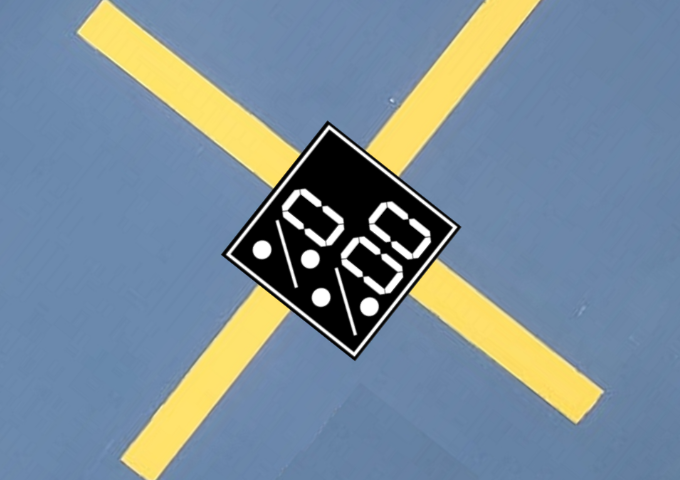
#> input picture digits_display/task3_digits_version10/dig0_0_00000.png, 680 x 480 px
$ python -i util_interpret_digits.py   (imports and definitions only)   (older library calls are emulated)
#> lines starting #> are read from the running program, lines starting #| are printed output that depends on the picture; after the words box and inside, x2 and y2 are one past the last pixel; in counts of white or black regions, pixels touching at a corner belong together
'''
Some utility functions to detect digits in Phase 3 Petrobras

Refs:
https://docs.opencv.org/3.4/d9/d8b/tutorial_py_contours_hierarchy.html
https://github.com/gabrielburnworth/SSD-Reader/blob/master/SSD_Reader.py
https://docs.opencv.org/3.4/dd/d49/tutorial_py_contour_features.html
https://docs.opencv.org/master/d3/dc0/group__imgproc__shape.html#gadf1ad6a0b82947fa1fe3c3d497f260e0
https://answers.opencv.org/question/215531/python-cv2drawcontours-function-is-not-drawing-contours-i-dont-have-any-error-in-the-program-i-need-help/

https://stackoverflow.com/questions/50432349/combine-contours-vertically-and-get-convex-hull-opencv-python
'''
import os
import cv2
import numpy as np
from matplotlib import pyplot as plt
from copy import deepcopy

#use True to see some images
is_debug_enabled = False
show_plots_to_debug = False

##############################################

drone_debug = False

# [18 lines not run here, left out]

##############################################


#Key parameter for extracting white pixels in HSV color space
#This was setup by Ailton:
low_white_display = (0, 0, 131)
high_white_display = (0, 0, 255)

#Parameters for morphology
blur_block_size = 25 # odd
threshold_block_size = 31 #31 # odd
threshold_constant = 3
threshold = 110 # region average pixel value segment detection limit
morph_block_size = 8

# [41 lines left out: functions binarize_image, noise_filter, plot_digit_images, expand_image_to_given_size, not called in this run]

'''
# (x,y) top-left  (x,y) bottom-right
'''
# [15 lines left out: function crop_image, not called in this run]

'''
#returns 5 images in a list: resized one with num_pixels_output_image pixels
# and 4 images with "digits" each with num_pixels_each_digit pixels
'''
# [176 lines left out: functions extract_digits_from_display, get_best_rotation_angle, resize_template, rotate_bound, get_extrema_of_contour, not called in this run]

# TODO Ailton diz para usar morphologia OPEN no inicio
def process_image_with_morphology(image):
    #thresh = cv2.morphologyEx(thresh, cv2.MORPH_OPEN,
    #      np.ones((morph_block_size, morph_block_size), np.uint8))
    gray = image
    if len(image.shape) == 3:
        gray = cv2.cvtColor(image, cv2.COLOR_BGR2GRAY)
    blur = cv2.GaussianBlur(gray, (blur_block_size, blur_block_size), 0)
    thresh = cv2.adaptiveThreshold(blur, 255,
          cv2.ADAPTIVE_THRESH_GAUSSIAN_C, cv2.THRESH_BINARY,
          threshold_block_size, threshold_constant)
    thresh = cv2.morphologyEx(thresh, cv2.MORPH_ERODE,
    #thresh = cv2.morphologyEx(thresh, cv2.MORPH_DILATE,
          np.ones((morph_block_size, morph_block_size), np.uint8))
    #invert
    thresh = 255 - thresh
    return thresh

def extract_region_given_contour(image, cnt):
    x,y,w,h = cv2.boundingRect(cnt)
    if show_plots_to_debug:
        image2 = deepcopy(image)
        cv2.rectangle(image2,(x,y),(x+w,y+h),(0,255,0),2)
        cv2.imshow('2', image2)
        cv2.waitKey(0)

    return image[y:y+h,x:x+w]
    #return image[y:y+h,x:x+w,:]

def find_contour_of_maximum_area(contours):
    max_area = -1
    max_area_index = -1
    for index, c in enumerate(contours):
        area = cv2.contourArea(c)
        if is_debug_enabled:
            print(index, 'area=', area)
        if area > max_area:
            max_area = area
            max_area_index = index
        index += 1
    c = contours[max_area_index]
    return c

# [24 lines left out: functions create_contour, get_display_contour, write_line, not called in this run]

def step_1_find_largest_display_candidate(original_image):
    image = process_image_with_morphology(original_image)
    if show_plots_to_debug:
        cv2.imshow('1', image)
        cv2.waitKey(0)
    contours, hierarchy = cv2.findContours(image, cv2.RETR_EXTERNAL, cv2.CHAIN_APPROX_NONE)
    if is_debug_enabled:
        print('# contours = ', len(contours))
    c = find_contour_of_maximum_area(contours)
    region = extract_region_given_contour(original_image, c)
    return region

# [187 lines left out: functions step_2_find_display_bounding_box, step_3_rotate_display, step_all_from_camera_to_rotated_display, is_there_a_digit_display_in_this_image, not called in this run]

>>> import cv2
>>> picture = cv2.imread('../task3_digits_version10/dig0_0_00000.png')
#> picture is the input picture: shape (480, 680, 3); mean B, G, R 152.6, 139.1, 120.8
>>> result = step_1_find_largest_display_candidate(picture)
#> in process_image_with_morphology, `gray = cv2.cvtColor(image, cv2.COLOR_BGR2GRAY)`:
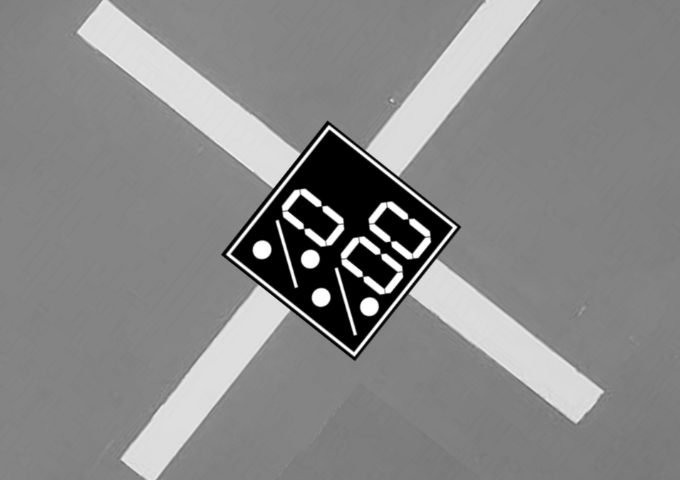
#> gray: shape (480, 680); min 0, max 255, mean 135.1
#> in process_image_with_morphology, `blur = cv2.GaussianBlur(gray, (blur_block_size, blur_block_size), 0)`:
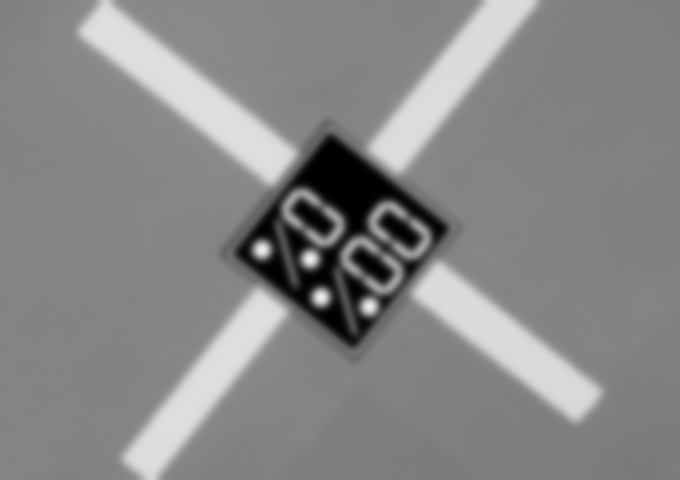
#> blur: shape (480, 680); min 0, max 236, mean 135.1
#> in process_image_with_morphology, `thresh = cv2.adaptiveThreshold(blur, 255, cv2.ADAPTIVE_THRESH_GAUSSIAN..`:
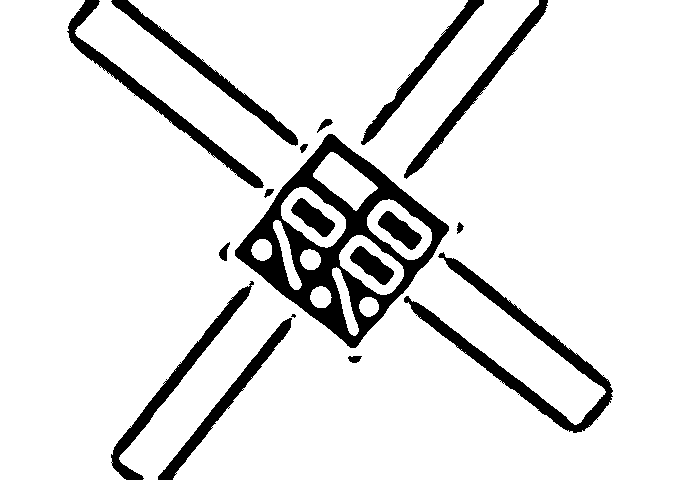
#> thresh: shape (480, 680); 89.2% white; 18 black regions (1 under 20 px), largest, box (x1, y1, x2, y2) and area: (235, 134, 449, 348) 12406, (404, 252, 613, 433) 5119, (67, 0, 264, 188) 3082
#> in process_image_with_morphology, `thresh = cv2.morphologyEx(thresh, cv2.MORPH_ERODE,`:
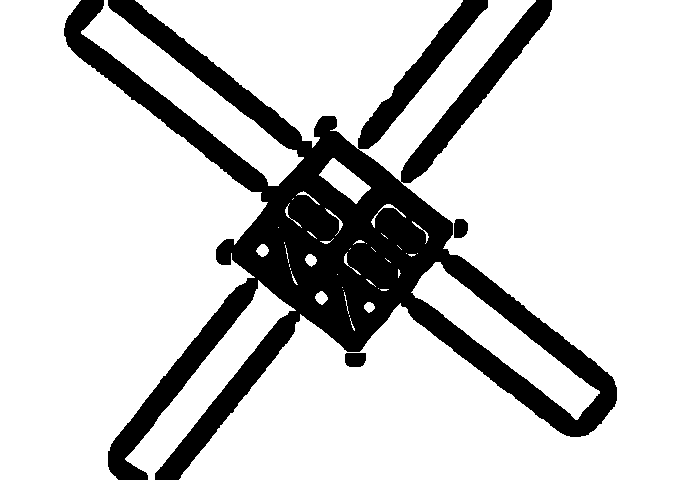
#> thresh: shape (480, 680); 79.9% white; 3 black regions, box (x1, y1, x2, y2) and area: (64, 0, 617, 480) 65201, (345, 353, 366, 367) 271, (454, 219, 468, 238) 233
#> in process_image_with_morphology, `thresh = 255 - thresh`: thresh: shape (480, 680); 20.1% white; 3 white regions
#> in step_1_find_largest_display_candidate, `contours, hierarchy = cv2.findContours(image, cv2.RETR_EXTERNAL, cv2.C..`: contours = 3 contours; box (x1, y1, x2, y2) and area: (64, 0, 617, 480) 73167, (345, 353, 366, 367) 241, (454, 219, 468, 238) 206
#> the loop in find_contour_of_maximum_area, `for index, c in enumerate(contours):` made 3 passes
#> area on pass 2: 206.5
#> after the loop in find_contour_of_maximum_area, `for index, c in enumerate(contours):`: max_area = 73167; max_area_index = 2
#> in find_contour_of_maximum_area, `c = contours[max_area_index]`: c = contour of 3528 points, box (x1, y1, x2, y2) (64, 0, 617, 480), area 73167
#> in extract_region_given_contour, `x,y,w,h = cv2.boundingRect(cnt)`: x = 64; y = 0; w = 553; h = 480
#> in extract_region_given_contour, `return image[y:y+h,x:x+w]`:
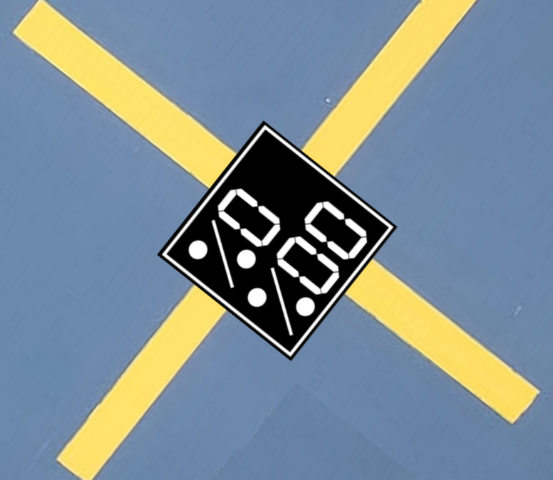
#> returned value: shape (480, 553, 3); mean of channels 0, 1, 2 148.8, 140.2, 124.2; drawn as B, G, R

$ run again, on digits_display/task3_digits_version10/dig0_0_00010.png
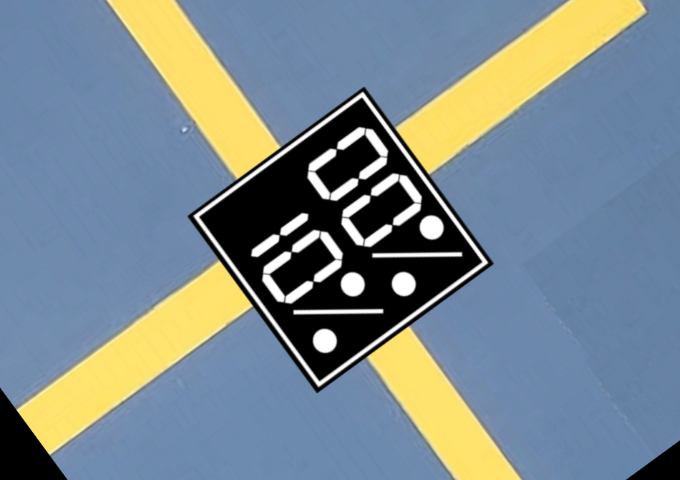
#> input picture digits_display/task3_digits_version10/dig0_0_00010.png, 680 x 480 px
#> picture is the input picture: shape (480, 680, 3); mean B, G, R 142.5, 136.1, 122
#> in process_image_with_morphology, `thresh = cv2.morphologyEx(thresh, cv2.MORPH_ERODE,`:
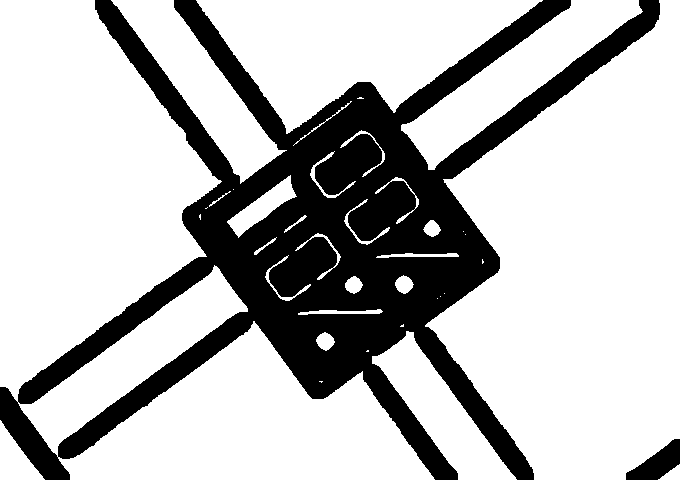
#> thresh: shape (480, 680); 73.2% white; 2 black regions, box (x1, y1, x2, y2) and area: (0, 0, 660, 480) 86249, (626, 439, 680, 480) 1145
#> contours = 2 contours; box (x1, y1, x2, y2) and area: (0, 0, 660, 480) 100804, (626, 439, 680, 480) 1076
#> the loop in find_contour_of_maximum_area, `for index, c in enumerate(contours):` made 2 passes
#> (area, max_area, max_area_index, index) on passes 1 to 2: (1076, 1076, 0, 1), (100804.5, 100804.5, 1, 2)
#> after the loop in find_contour_of_maximum_area, `for index, c in enumerate(contours):`: max_area = 100804.5; max_area_index = 1
#> in find_contour_of_maximum_area, `c = contours[max_area_index]`: c = contour of 3409 points, box (x1, y1, x2, y2) (0, 0, 660, 480), area 100804
#> x = 0; w = 660; h = 480
#> in extract_region_given_contour, `return image[y:y+h,x:x+w]`:
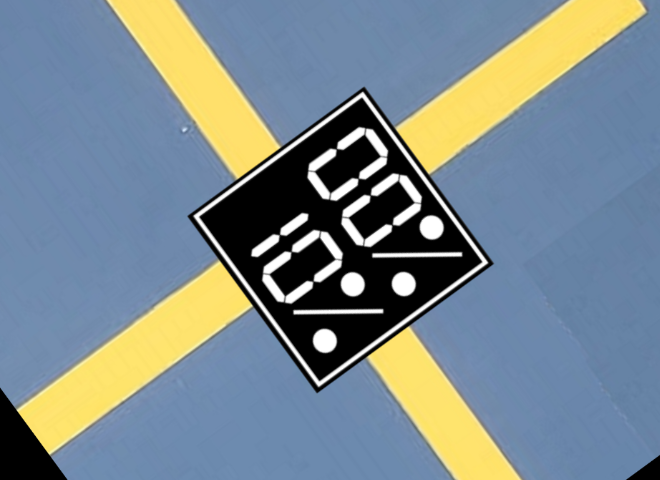
#> returned value: shape (480, 660, 3); mean of channels 0, 1, 2 142.2, 136.6, 122.8; drawn as B, G, R

$ run again, on digits_display/task3_digits_version10/dig0_0_00014.png
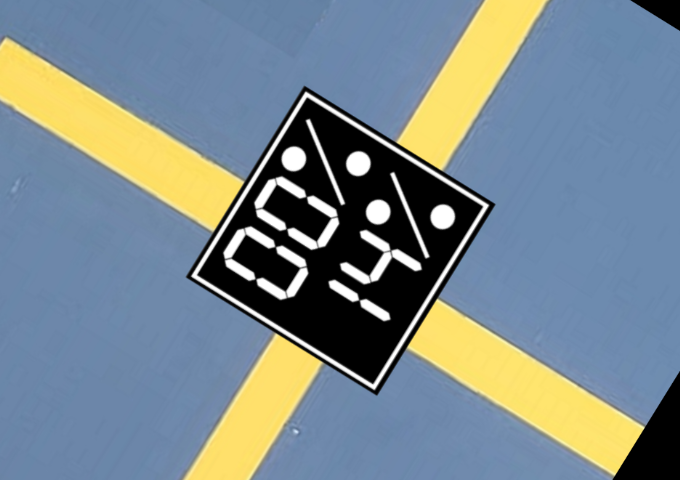
#> input picture digits_display/task3_digits_version10/dig0_0_00014.png, 680 x 480 px
#> picture is the input picture: shape (480, 680, 3); mean B, G, R 141.5, 135.4, 121.3
#> in process_image_with_morphology, `thresh = cv2.adaptiveThreshold(blur, 255, cv2.ADAPTIVE_THRESH_GAUSSIAN..`:
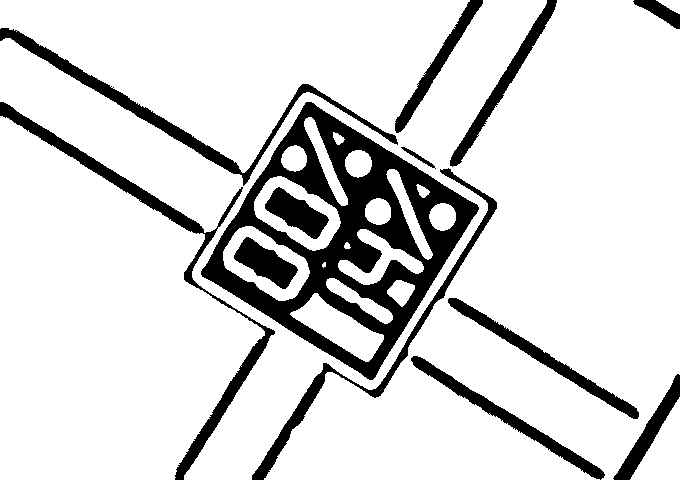
#> thresh: shape (480, 680); 84.7% white; 13 black regions, largest, box (x1, y1, x2, y2) and area: (201, 102, 479, 380) 23255, (0, 102, 275, 480) 5220, (0, 28, 398, 186) 4176
#> in process_image_with_morphology, `thresh = cv2.morphologyEx(thresh, cv2.MORPH_ERODE,`:
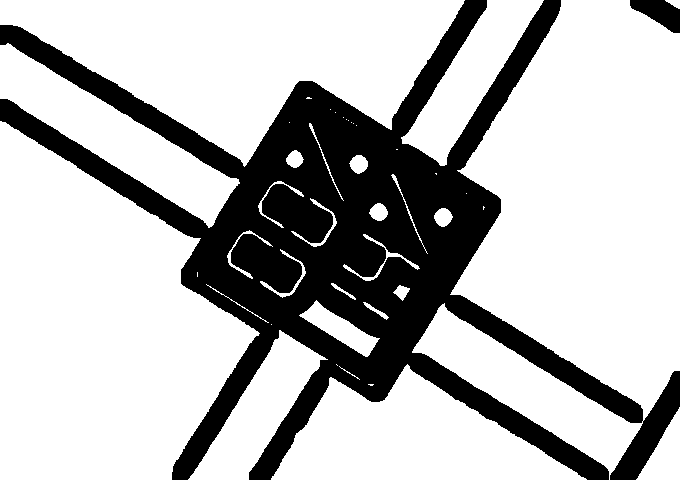
#> thresh: shape (480, 680); 72.7% white; 2 black regions, box (x1, y1, x2, y2) and area: (0, 0, 680, 480) 87993, (630, 0, 680, 33) 968
#> contours = 2 contours; box (x1, y1, x2, y2) and area: (0, 0, 680, 480) 90632, (630, 0, 680, 33) 904
#> the loop in find_contour_of_maximum_area, `for index, c in enumerate(contours):` made 2 passes
#> (area, max_area, max_area_index, index) on passes 1 to 2: (903.5, 903.5, 0, 1), (90632, 90632, 1, 2)
#> after the loop in find_contour_of_maximum_area, `for index, c in enumerate(contours):`: max_area = 90632; max_area_index = 1
#> in find_contour_of_maximum_area, `c = contours[max_area_index]`: c = contour of 4006 points, box (x1, y1, x2, y2) (0, 0, 680, 480), area 90632
#> x = 0; w = 680; h = 480
